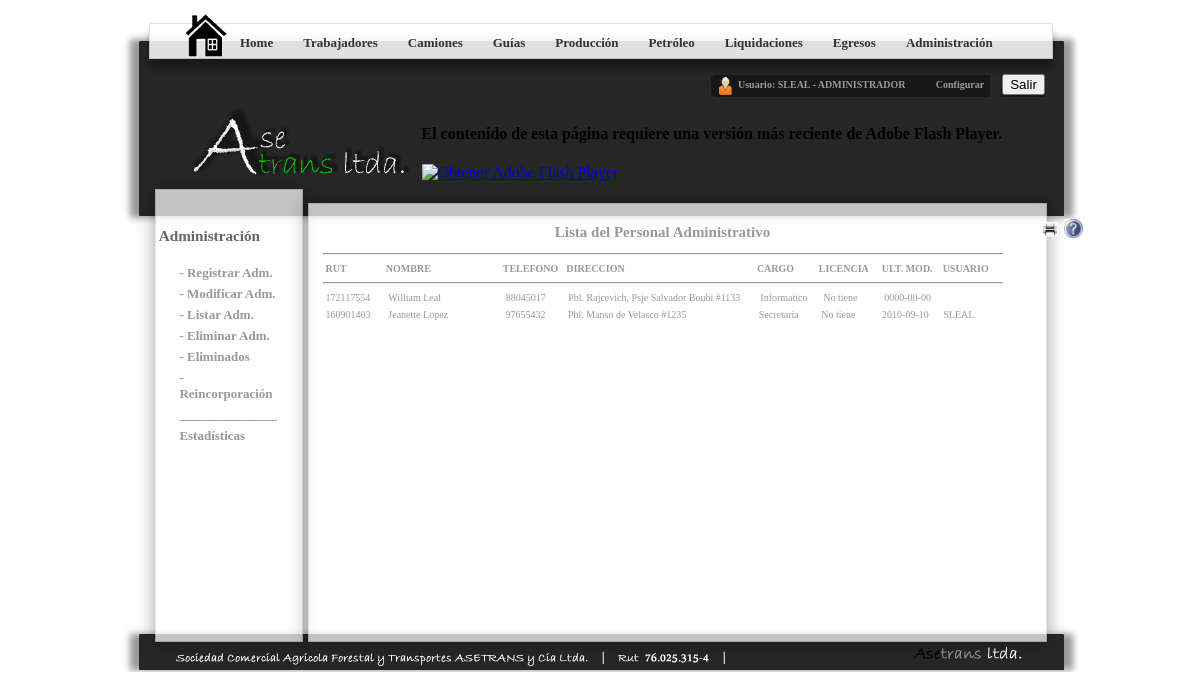
Page /Proyecto/pages/adm/adm.listar.php (signed in) on the committed database.
### tables this page shows
CREATE TABLE IF NOT EXISTS `n_operador` (
  `Id` int(10) NOT NULL auto_increment,
  `Rut_Operador` varchar(9) NOT NULL,
  `Nombre_Operador` varchar(60) NOT NULL,
  `Direccion_Operador` varchar(300) NOT NULL,
  `Fono_Contacto` varchar(20) NOT NULL,
  `Fono_Contacto2` varchar(20) NOT NULL,
  `Dia` varchar(10) NOT NULL,
  `Mes` varchar(10) NOT NULL,
  `Ano` varchar(10) NOT NULL,
  `Cargo_Operador` varchar(30) NOT NULL,
  `Licencia` varchar(30) NOT NULL,
  `Descripcion` varchar(100) NOT NULL,
  `Turno_Operador` varchar(10) NOT NULL,
  `Fecha_Ingreso` date NOT NULL,
  `Estado` varchar(12) NOT NULL,
  `Motivo` varchar(300) NOT NULL,
  `Eliminar_Usuario` varchar(50) NOT NULL,
  `Fecha_Salida` date NOT NULL,
  `Modificacion_Usuario` varchar(50) NOT NULL,
  `Fecha_Modificacion` date NOT NULL,
  PRIMARY KEY  (`Id`),
  UNIQUE KEY `Rut_Operador` (`Rut_Operador`)
);

### Proyecto/pages/adm/adm.listar.php (the view, shortened to what this page needs)
<!DOCTYPE html PUBLIC "-//W3C//DTD XHTML 1.0 Transitional//EN" "http://www.w3.org/TR/xhtml1/DTD/xhtml1-transitional.dtd">
<html xmlns="http://www.w3.org/1999/xhtml">
<head>
<link href="../../css/stylemcontenido.css" rel="stylesheet" type="text/css" />
<link type='text/css' href='../../css/osx.css' rel='stylesheet' media='screen' />
</head>
<body>
<div id="apDiv5"><strong><a href='#' class='osx'><img src="../../images/interrogacion.jpg" width="19" height="19" /></a></strong></div>
<div id="apDiv1"><a href="#" onClick="impre('contenido');return false"><img src="../../images/impresora.jpg" width="16" height="15" /></a></div>
<div id="contenedorgeneral">
 <div id="menugeneral">
    <ul>
      <li><a href="../../principal.php" title="">Home</a></li>
      <li><a href="../../trabajadores.php" title="Categoria SudMenu 'Trabajadores'">Trabajadores</a></li>
      <li><a href="../../camiones.php" title="Categoria SudMenu 'Camiones'">Camiones</a></li>
      <li><a href="../../guias.php" title="Categoria SudMenu 'Guías'">Guías</a></li>
      <li><a href="../../produccion.php" title="Categoria SudMenu 'Producción'">Producción</a></li>
      <li><a href="../../petroleo.php" title="Categoria SudMenu 'Petróleo'">Petróleo</a></li>
      <li><a href="../../pago.php" title="Categoria SudMenu 'Liquidaciones y Anticipos'">Liquidaciones</a></li>
      <li><a href="../../egresos.php" title="Categoria SudMenu 'Egresos'">Egresos</a></li>
      <? if($_SESSION[Cargo]=='SUPERVISOR' or $_SESSION[Cargo]=='ADMINISTRADOR'){  ?>
      <li><a href="../../administracion.php" title="Administración del Sitio">Administración</a></li>
	  <? } ?>
    </ul>
  </div>
   <div id="usuario">
    <table width="315" border="0" align="center">
      <tr>
        <td width="182">Usuario: <? echo "".$_SESSION['Nick']." - ".$_SESSION['Cargo']."";?></td>
        <td width="72" align="center"><a href="../../configurar.php">Configurar</a></td>
        <td width="47" align="center"><a href="index.php" target="_parent">
          <input type="submit" name="button" id="button" value="Salir" />
        </a></td>
      </tr>
    </table>
  </div>
  <div id="animacion">
    <object id="FlashID" classid="clsid:D27CDB6E-AE6D-11cf-96B8-444553540000" width="595" height="95">
      <object type="application/x-shockwave-flash" data="../../asetrans.swf" width="595" height="95">
        <div>
          <h4>El contenido de esta página requiere una versión más reciente de Adobe Flash Player.</h4>
          <p><a href="http://www.adobe.com/go/getflashplayer"><img src="http://www.adobe.com/images/shared/download_buttons/get_flash_player.gif" alt="Obtener Adobe Flash Player" width="112" height="33" /></a></p>
        </div>
      </object>
    </object>
  </div>
  <div id="cuerpoleft">
    <div id="manulateral">
    <h3><center> Administración</center></h3>
      <ul>
        <li><a href="adm.registro.php" title="Registrar Nuevo Personal Adm.">- Registrar Adm.</a></li>
        <li><a href="adm.modificar.php" title="Modificar Datos de Personal">- Modificar Adm.</a></li>
         <li><a href="adm.listar.php" title="Listar Información del Personal Adm.">- Listar Adm.</a></li>
        <li><a href="adm.eliminar.php" title="Eliminar a Personal (Despedido)">- Eliminar Adm.</a></li>
        <li><a href="adm.listareliminados.php" title="Listar Información de Personal Eliminado">- Eliminados</a></li>
        <li><a href="adm.reincorporar.php" title="Reincorporar Personal Eliminado">- Reincorporación</a></li>
        <li><a href="#" title="">_______________</a></li>
        <li><a href="../../estadisticas.php" title="Estadísticas y Gráficos">Estadísticas</a></li>
      </ul>
    </div>
    <div id="contenido" align="center">
<font size="1">
    <h2>Lista del Personal Administrativo</h2>
  <?php
	$conexion=Conectarse();
	echo "<hr>";
	echo "<b><font face='Times New Roman' size='1'><table width='700' border='0' align='center'>
  <tr><td width='60'>RUT</td><td width='120'>NOMBRE</td><td width='60'>TELEFONO</td><td width='200'>DIRECCION</td><td width='60'>CARGO</td><td width='60'>LICENCIA</td><td width='60'>ULT. MOD.</td><td width='80'>USUARIO</td></tr></table></font></b>";
	echo "<hr>";
		$sql="select * from n_operador where Estado='CONTRATADO' and Descripcion='Administrativo'";
		$respuesta=mysql_query($sql,$conexion);
		while($row=mysql_fetch_array($respuesta))
		{
			echo "<table width='700' border='0' align='center'><tr><td width='60'>".$row["Rut_Operador"]."</td><td width='120'>".$row["Nombre_Operador"]."</td><td width='60'>".$row["Fono_Contacto"]."</td><td width='200'>".$row["Direccion_Operador"]."</td><td width='60'>".$row["Cargo_Operador"]."</td><td width='60'>".$row["Licencia"]."</td><td width='60'>".$row["Fecha_Modificacion"]."</td><td width='80'>".$row["Modificacion_Usuario"]."</td></tr></table>";
		}
?>
</font>
    </div>
  </div>
</div>
</body>
</html>

### Proyecto/css/stylemcontenido.css (style rules this page uses)
#contenedorgeneral { height: 662px; width: 955px; margin-right: auto; margin-left: auto; background-image: url(../images/muestra_contenido.png); background-repeat: no-repeat; clear: both; margin-top: auto; margin-bottom: auto; }
#animacion { float: right; height: 100px; width: 600px; margin-top: 1.3em; margin-right: 3.5em; clear: both; }
#menugeneral { height: 35px; width: 840px; margin-right: auto; margin-left: auto; margin-top: 0.8em; padding-top:0.4em; text-decoration: none; font: Georgia, "Times New Roman", Times, serif; font-size: 13px; font-weight: bold; clear: both; }
#menugeneral a { text-decoration: none; color: #333; }
#menugeneral ul { list-style: none; line-height: normal; }
#cuerpoleft { clear: none; float: left; height: 400px; width: 880px; margin-top: 0.5em; padding-right: 3.7em; padding-left: 0em; }
#menugeneral li { float: left; padding: 6px 10px 0 20px; }
#contenido { float: right; width: 680px; padding-left: 3em; font:"Times New Roman", Times, serif; font-size: 13px; color: #999; overflow:hidden; height:430px; }
#manulateral { float: left; width: 140px; height: 400px; padding-left: 1.3em; font-size:13px; font-weight: bold; font: "Times New Roman", Times, serif; color: #666; }
#manulateral a { text-decoration: none; color:#999; }
#manulateral ul { list-style: none; line-height: normal; }
#manulateral li { float: left; padding: 5px 1px 0 0px; }
#usuario { float: right; height: 12px; width: 330px; padding-top: 2em; padding-right: 2em; font:Georgia, "Times New Roman", Times, serif; font-weight:bold; color: #999; font-size: 10px; }
#usuario a { text-decoration: none; color: #999; }
#apDiv1 { position:absolute; left:1042px; top:222px; width:23px; height:29px; z-index:3; }
#apDiv5 { position:absolute; left:1064px; top:219px; width:27px; height:25px; z-index:1; color:#000 }

### rows in the picture
n_operador: Rut_Operador "172117554", Nombre_Operador "William Leal", Fono_Contacto "88045017", Direccion_Operador "Pbl. Rajcevich, Psje Salvador Boubi #1133", Cargo_Operador "Informatico", Licencia "No tiene", Fecha_Modificacion "0000-00-00"
n_operador: Rut_Operador "160901403", Nombre_Operador "Jeanette Lopez", Fono_Contacto "97655432", Direccion_Operador "Pbl. Manso de Velasco #1235", Cargo_Operador "Secretaria", Licencia "No tiene", Fecha_Modificacion "2010-09-10", Modificacion_Usuario "SLEAL"

### other values in the picture
$_SESSION['Nick'] "SLEAL"
$_SESSION['Cargo'] "ADMINISTRADOR"
